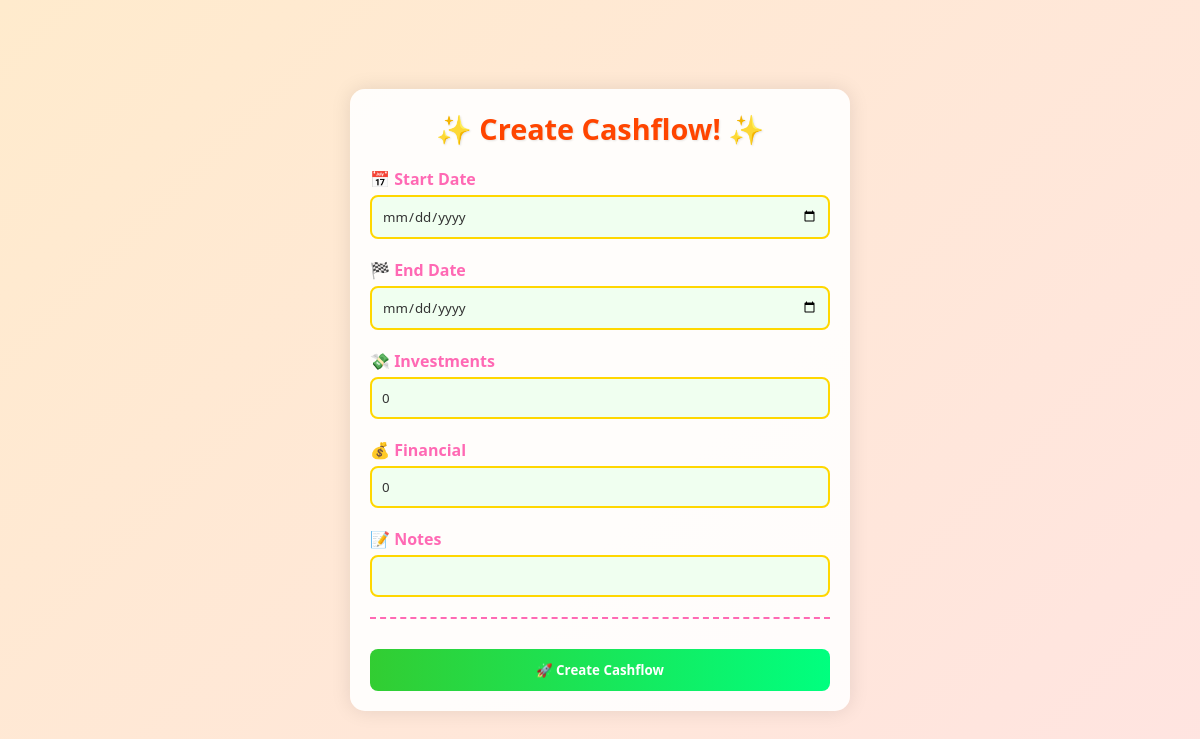
/edit_cashflow/1, run on an earlier commit of the app's database.
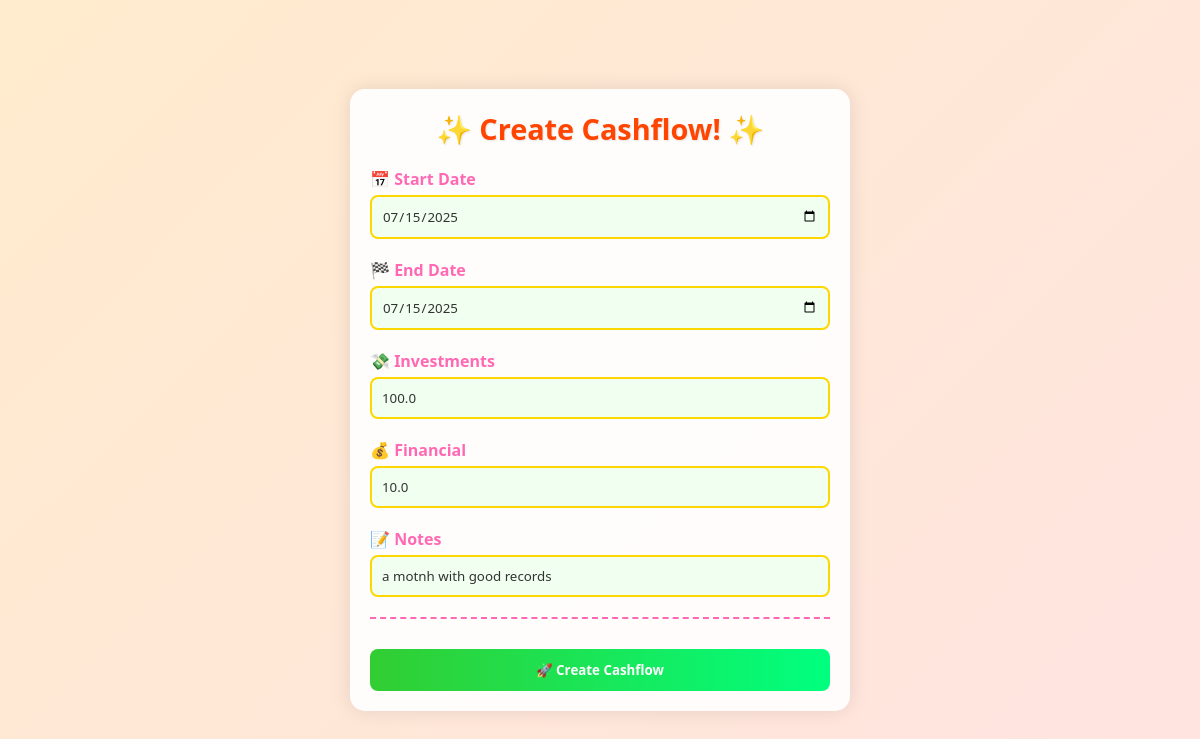
And on a later commit of the database.
### tables this page shows
CREATE TABLE cashflow (
            id INTEGER PRIMARY KEY AUTOINCREMENT,
            start_date TEXT,
            end_date TEXT,
            inflow TEXT,              
            outflow TEXT,
            expenses TEXT,
            investments REAL,
            financial REAL,
            total_outflow REAL,
            net_cashflow REAL,
            notes TEXT
        );

### app.py (the view, shortened to what this page needs)
@app.route('/edit_cashflow/<int:id>', methods=['GET', 'POST'])
def edit_cashflow(id):
    conn = sqlite3.connect('furniture.db')
    cursor = conn.cursor()
    cursor.execute('SELECT * FROM cashflow WHERE id = ?', (id,))
    report = cursor.fetchone()
    conn.close()
    if report:
        cashflow = {
            'id': report[0],
            'start_date': report[1],
            'end_date': report[2],
            'inflow': report[3],
            'outflow': report[4],
            'expenses': report[5],
            'investments': report[6],
            'financial': report[7],
            'total_outflow': report[8],
            'net_cashflow': report[9],
            'notes': report[10]
        }
    else:
        cashflow = {}
    return render_template('cashflow.html', cashflow=cashflow, form_action=url_for('edit_cashflow', id=id))

### templates/cashflow.html (shortened to what this page needs)
<!DOCTYPE html>
<html lang="en">
<head>
</head>
<body>
  <div class="container">
    <div class="right">
      <form class="form-box" method="POST" action="{{ form_action }}">
        <h2>✨ {{ 'Edit Cashflow' if report else 'Create Cashflow!' }} ✨</h2>
        <label for="start_date">📅 Start Date</label>
        <input type="date" name="start_date" id="start_date"
               value="{{ cashflow.start_date if cashflow else  '' }}" required>
        <div id="items-container">
          <div class="item-group">
            <label for="end_date">🏁 End Date</label>
            <input type="date" name="end_date" id="end_date"
                   value="{{ cashflow.end_date if cashflow else '' }}" required>
            <label for="investments">💸 Investments</label>
            <input type="number" name="investments" id="investments" min="0"
                   value="{{ cashflow.investments if cashflow else 0 }}" required>
            <label for="financial">💰 Financial</label>
            <input type="number" name="financial" id="financial" step="0.01"
                   value="{{ cashflow.financial if cashflow else 0 }}" required>
            <label for="notes">📝 Notes</label>
            <input type="text" name="notes" id="notes"
                   value="{{ cashflow.notes if cashflow else '' }}" required>
          </div>
        </div>
        <button type="submit">
          🚀 {{ 'Update' if report else 'Create' }} Cashflow
        </button>
      </form>
    </div>
  </div>
</body>
</html>
</html>

What changed in the data, as far as the page shows it:
added cashflow: start_date "07/15/2025", end_date "07/15/2025", investments "100.0", financial "10.0", notes "a motnh with good records"
Also different on the page:
form field investments: "0" → (not shown)
form field financial: "0" → (not shown)
